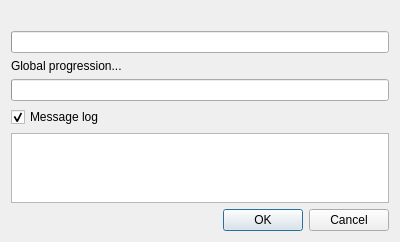
<?xml version="1.0" encoding="UTF-8"?>
<ui version="4.0">
 <class>ProgressDialog</class>
 <widget class="QDialog" name="ProgressDialog">
  <property name="geometry">
   <rect>
    <x>0</x>
    <y>0</y>
    <width>400</width>
    <height>238</height>
   </rect>
  </property>
  <layout class="QVBoxLayout" name="verticalLayout">
   <item>
    <layout class="QHBoxLayout" name="horizontalLayout">
     <item>
      <widget class="QLabel" name="lCurrentInformations">
       <property name="sizePolicy">
        <sizepolicy hsizetype="Expanding" vsizetype="Preferred">
         <horstretch>0</horstretch>
         <verstretch>0</verstretch>
        </sizepolicy>
       </property>
      </widget>
     </item>
     <item>
      <widget class="QLabel" name="lCurrentRemaining">
       <property name="sizePolicy">
        <sizepolicy hsizetype="Maximum" vsizetype="Preferred">
         <horstretch>0</horstretch>
         <verstretch>0</verstretch>
        </sizepolicy>
       </property>
      </widget>
     </item>
    </layout>
   </item>
   <item>
    <widget class="QProgressBar" name="pbCurrent"/>
   </item>
   <item>
    <widget class="QLabel" name="lGlobalInformations">
     <property name="text">
      <string>Global progression...</string>
     </property>
    </widget>
   </item>
   <item>
    <widget class="QProgressBar" name="pbGlobal"/>
   </item>
   <item>
    <widget class="QCheckBox" name="cbDetails">
     <property name="text">
      <string>Message log</string>
     </property>
     <property name="checked">
      <bool>true</bool>
     </property>
    </widget>
   </item>
   <item>
    <widget class="QPlainTextEdit" name="pteErrors">
     <property name="tabChangesFocus">
      <bool>true</bool>
     </property>
     <property name="undoRedoEnabled">
      <bool>false</bool>
     </property>
     <property name="readOnly">
      <bool>true</bool>
     </property>
     <property name="tabStopDistance">
      <double>40.000000000000000</double>
     </property>
    </widget>
   </item>
   <item>
    <widget class="QDialogButtonBox" name="dbbButtons">
     <property name="standardButtons">
      <set>QDialogButtonBox::Cancel|QDialogButtonBox::Ok</set>
     </property>
    </widget>
   </item>
  </layout>
 </widget>
 <resources/>
 <connections>
  <connection>
   <sender>cbDetails</sender>
   <signal>toggled(bool)</signal>
   <receiver>pteErrors</receiver>
   <slot>setVisible(bool)</slot>
   <hints>
    <hint type="sourcelabel">
     <x>55</x>
     <y>105</y>
    </hint>
    <hint type="destinationlabel">
     <x>47</x>
     <y>130</y>
    </hint>
   </hints>
  </connection>
 </connections>
</ui>
